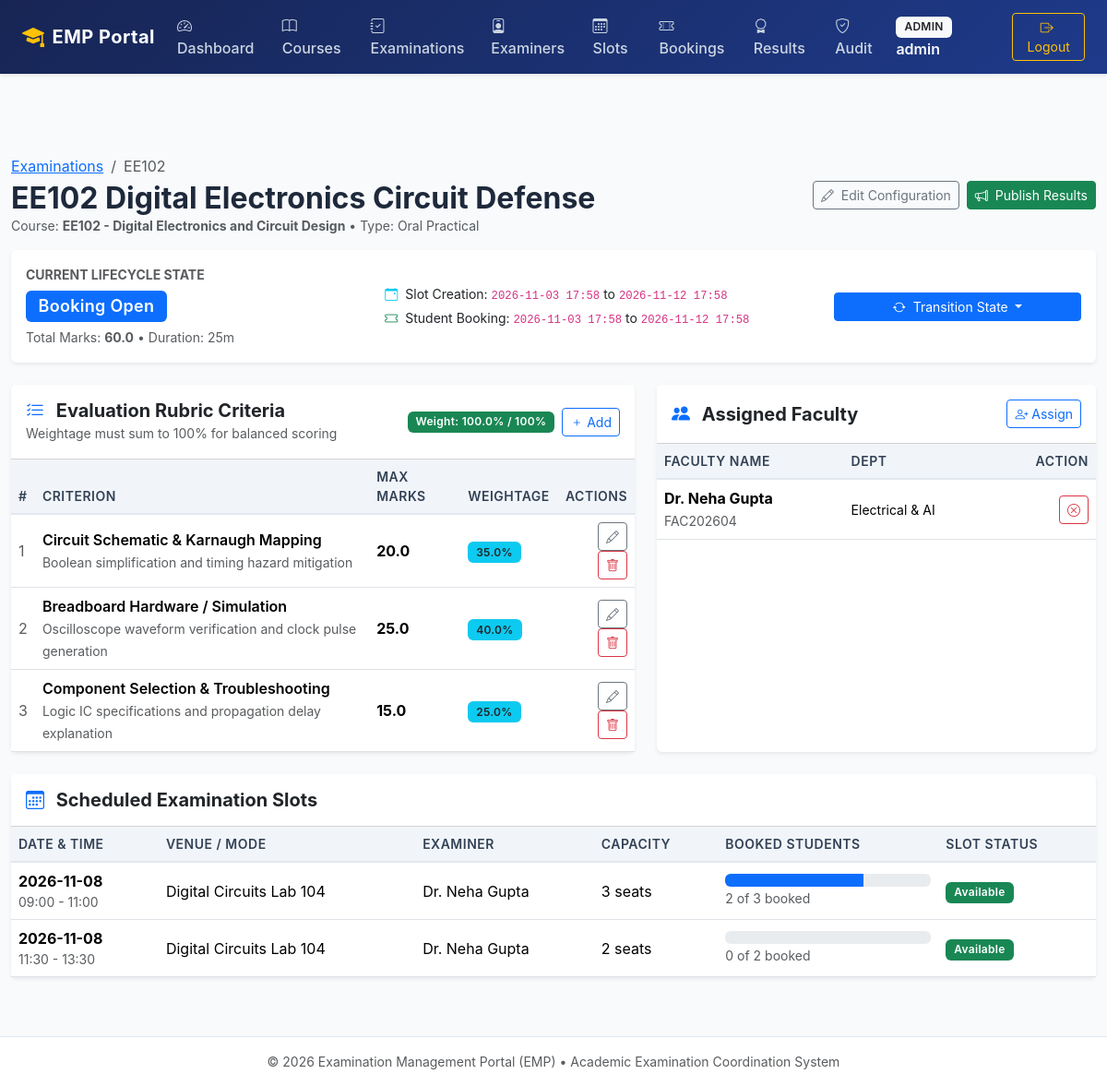
/admin/examinations/3 (signed in), run on an earlier commit of the app's database.
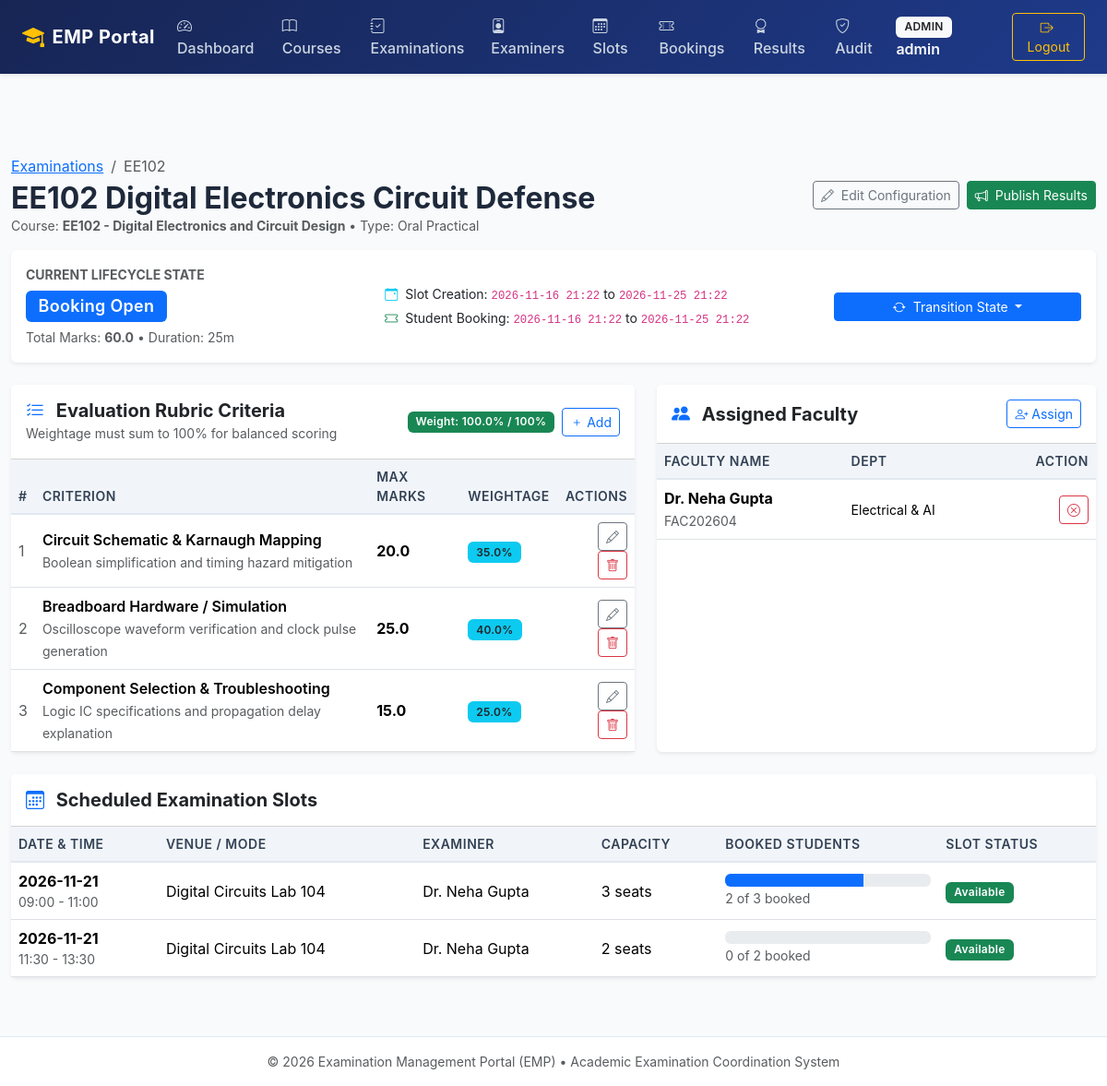
And on a later commit of the database.
### tables this page shows
CREATE TABLE examinations (
    id INTEGER PRIMARY KEY AUTOINCREMENT,
    course_id INTEGER NOT NULL,
    title VARCHAR(150) NOT NULL,
    exam_type VARCHAR(50) NOT NULL,
    duration_minutes INTEGER NOT NULL,
    max_marks REAL NOT NULL,
    slot_creation_start TIMESTAMP NOT NULL,
    slot_creation_end TIMESTAMP NOT NULL,
    booking_start TIMESTAMP NOT NULL,
    booking_end TIMESTAMP NOT NULL,
    status VARCHAR(20) NOT NULL DEFAULT 'draft' CHECK(status IN ('draft', 'slot_creation', 'booking_open', 'closed', 'completed')),
    created_at TIMESTAMP NOT NULL DEFAULT CURRENT_TIMESTAMP,
    FOREIGN KEY (course_id) REFERENCES courses(id) ON DELETE RESTRICT
);

CREATE TABLE examination_slots (
    id INTEGER PRIMARY KEY AUTOINCREMENT,
    examination_id INTEGER NOT NULL,
    examiner_id INTEGER NOT NULL,
    slot_date DATE NOT NULL,
    start_time TIME NOT NULL,
    end_time TIME NOT NULL,
    venue_or_link VARCHAR(150) NOT NULL,
    capacity INTEGER NOT NULL CHECK(capacity > 0),
    booked_count INTEGER NOT NULL DEFAULT 0 CHECK(booked_count >= 0),
    status VARCHAR(20) NOT NULL DEFAULT 'available' CHECK(status IN ('available', 'full', 'cancelled')),
    created_at TIMESTAMP NOT NULL DEFAULT CURRENT_TIMESTAMP,
    FOREIGN KEY (examination_id) REFERENCES examinations(id) ON DELETE RESTRICT,
    FOREIGN KEY (examiner_id) REFERENCES users(id) ON DELETE RESTRICT
);

### app/routes/admin.py (the view)
@admin_bp.route('/examinations/<int:exam_id>')
def exam_detail(exam_id):
    exam = get_examination_by_id(exam_id)
    if not exam:
        flash('Examination not found.', 'danger')
        return redirect(url_for('admin.examinations'))
    rubrics = get_rubrics_by_exam(exam_id)
    total_weight = get_total_weightage(exam_id)
    assigned_examiners = get_assigned_examiners(exam_id)
    all_approved_examiners = list_examiners(approval_status='approved')
    slots = get_slots(examination_id=exam_id)
    evaluations = get_all_evaluations_for_exam(exam_id)
    return render_template(
        'admin/exam_detail.html',
        exam=exam,
        rubrics=rubrics,
        total_weight=total_weight,
        assigned_examiners=assigned_examiners,
        all_examiners=all_approved_examiners,
        slots=slots,
        evaluations=evaluations
    )

### app/database.py (called while the page is built)
def get_db(db_path=None):
    if db_path is None:
        try:
            db_path = current_app.config['DATABASE_PATH']
        except RuntimeError:
            from app.config import Config
            db_path = Config.DATABASE_PATH
    try:
        if 'db' not in g:
            if db_path != ':memory:':
                os.makedirs(os.path.dirname(os.path.abspath(db_path)), exist_ok=True)
            conn = sqlite3.connect(db_path)
            conn.row_factory = sqlite3.Row
            conn.execute("PRAGMA foreign_keys = ON;")
            g.db = conn
        return g.db
    except RuntimeError:
        if db_path != ':memory:':
            os.makedirs(os.path.dirname(os.path.abspath(db_path)), exist_ok=True)
        conn = sqlite3.connect(db_path)
        conn.row_factory = sqlite3.Row
        conn.execute("PRAGMA foreign_keys = ON;")
        return conn

### app/routes/admin.py (called while the page is built)
@admin_bp.before_request
@role_required('admin')
def check_admin():
    pass

### app/templates/admin/exam_detail.html (shortened to what the changed rows need)
{% extends "base.html" %}
{% block content %}
<div class="d-flex justify-content-between align-items-center mb-3">
    <div>
        <nav aria-label="breadcrumb">
            <ol class="breadcrumb mb-1">
            </ol>
        </nav>
        <h2 class="fw-bold mb-0">{{ exam.title }}</h2>
        <div class="text-muted small">Course: <strong>{{ exam.course_code }} - {{ exam.course_name }}</strong> &bull; Type: {{ exam.exam_type }}</div>
    </div>
</div>
<div class="card shadow-sm border-0 mb-4 timeline-card">
    <div class="card-body">
        <div class="row align-items-center">
            <div class="col-md-4">
                <div class="small text-muted text-uppercase fw-bold">Current Lifecycle State</div>
                <div class="fs-4 my-1">{{ exam.status | status_badge | safe }}</div>
                <small class="text-muted">Total Marks: <strong>{{ exam.max_marks }}</strong> &bull; Duration: {{ exam.duration_minutes }}m</small>
            </div>
            <div class="col-md-5">
                <div class="small">
                    <div><i class="bi bi-calendar-event text-info me-1"></i> Slot Creation: <code>{{ exam.slot_creation_start | datetime_format }}</code> to <code>{{ exam.slot_creation_end | datetime_format }}</code></div>
                    <div class="mt-1"><i class="bi bi-ticket text-success me-1"></i> Student Booking: <code>{{ exam.booking_start | datetime_format }}</code> to <code>{{ exam.booking_end | datetime_format }}</code></div>
                </div>
            </div>
        </div>
    </div>
</div>
<div class="row g-4 mb-4">
    <div class="col-lg-7">
        <div class="card shadow-sm border-0 h-100">
            <div class="card-body p-0">
                <div class="table-responsive">
                    <table class="table table-hover table-emp align-middle mb-0">
                        <thead>
                            <tr>
                                <th>#</th>
                                <th>Criterion</th>
                                <th>Max Marks</th>
                                <th>Weightage</th>
                                <th class="text-end">Actions</th>
                            </tr>
                        </thead>
                    </table>
                </div>
            </div>
        </div>
    </div>
    <div class="col-lg-5">
        <div class="card shadow-sm border-0 h-100">
            <div class="card-body p-0">
                <div class="table-responsive">
                    <table class="table table-hover table-emp align-middle mb-0">
                        <thead>
                            <tr>
                                <th>Faculty Name</th>
                                <th>Dept</th>
                                <th class="text-end">Action</th>
                            </tr>
                        </thead>
                    </table>
                </div>
            </div>
        </div>
    </div>
</div>
<div class="card shadow-sm border-0 mb-4">
    <div class="card-body p-0">
        <div class="table-responsive">
            <table class="table table-hover table-emp align-middle mb-0">
                <thead>
                    <tr>
                        <th>Date & Time</th>
                        <th>Venue / Mode</th>
                        <th>Examiner</th>
                        <th>Capacity</th>
                        <th>Booked Students</th>
                        <th>Slot Status</th>
                    </tr>
                </thead>
                <tbody>
                    {% for s in slots %}
                    <tr>
                        <td>
                            <strong>{{ s.slot_date }}</strong>
                            <div class="small text-muted">{{ s.start_time }} - {{ s.end_time }}</div>
                        </td>
                        <td>{{ s.venue_or_link }}</td>
                        <td>{{ s.examiner_name }}</td>
                        <td>{{ s.capacity }} seats</td>
                        <td>
                            <div class="progress" style="height: 14px;">
                                <div class="progress-bar {% if s.booked_count >= s.capacity %}bg-danger{% else %}bg-primary{% endif %}"
                                     style="width: {{ (s.booked_count / s.capacity * 100) | round }}%;">
                                </div>
                            </div>
                            <small class="text-muted">{{ s.booked_count }} of {{ s.capacity }} booked</small>
                        </td>
                        <td>{{ s.status | status_badge | safe }}</td>
                    </tr>
                    {% else %}
                    <tr>
                        <td colspan="6" class="text-center py-4 text-muted">No slots created for this examination yet.</td>
                    </tr>
                    {% endfor %}
                </tbody>
            </table>
        </div>
    </div>
</div>
{% endblock %}

What changed in the data, as far as the page shows it:
changed examinations "EE102 Digital Electronics Circuit Defense": slot_creation_start "2026-11-03 17:58" → "2026-11-16 21:22"; slot_creation_end "2026-11-12 17:58" → "2026-11-25 21:22"; booking_start "2026-11-03 17:58" → "2026-11-16 21:22"; booking_end "2026-11-12 17:58" → "2026-11-25 21:22"
changed examination_slots (number 1 of 2 on the later page): slot_date "2026-11-08" → "2026-11-21"
changed examination_slots (number 2 of 2 on the later page): slot_date "2026-11-08" → "2026-11-21"
